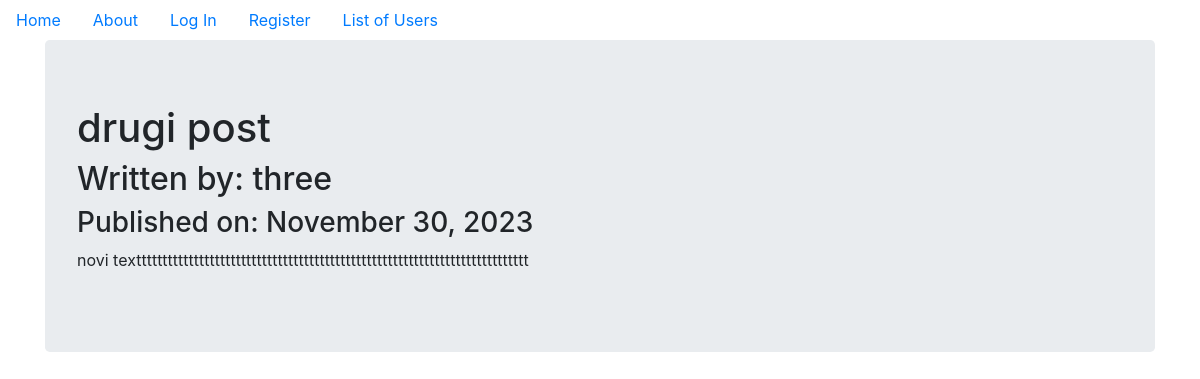
/2, run on the app's committed database.
### myproject/models.py (models this page shows, shortened)
class BlogPost(db.Model):
    __tablename__='blogposts'
    id=db.Column(db.Integer, primary_key=True)
    user_id=db.Column(db.Integer,db.ForeignKey('users.id'),nullable=False)
    date=db.Column(db.DateTime,nullable=False,default=datetime.utcnow)
    title=db.Column(db.String(128),nullable=False)
    text=db.Column(db.Text,nullable=False)

class User(db.Model,UserMixin):
    __tablename__='users'
    id=db.Column(db.Integer, primary_key=True)
    email=db.Column(db.String(64),unique=True,index=True)
    username=db.Column(db.String(64),unique=True,index=True)
    password_hash=db.Column(db.String(256))
    profile_image=db.Column(db.String(64),nullable=False,default='default_profile.png')
    posts=db.relationship('BlogPost',backref='author',lazy=True)

### myproject/users/views.py (the view)
@users.route('/<username>') # zahtjevamo username parametar
def user_posts(username):
    page=request.args.get('page',1,type=int)
    user=User.query.filter_by(username=username).first_or_404()
    blog_posts=BlogPost.query.filter_by(author=user).order_by(BlogPost.date.desc()).paginate(page=page,per_page=5)
    return render_template('user_blog_post.html',user=user,blog_posts=blog_posts)

### myproject/blog_posts/views.py (called while the page is built)
@blog_posts.route('/<int:blog_post_id>') # da bi vidjeli pojedini blog post moramo unijeti ulazni parametar a to ce bit id od blog psota
def blog_post(blog_post_id):
    blog_post=BlogPost.query.get_or_404(blog_post_id)
    return render_template('blog_post.html',title=blog_post.title,date=blog_post.date,post=blog_post)

### myproject/templates/blog_post.html (shortened to what this page needs)
{% extends 'base.html' %} {% block content %}
<div class="jumbotron">
  <h1>{{post.title}}</h1>
  <h2>Written by: {{post.author.username}}</h2>
  <h3>Published on: {{post.date.strftime('%B %d, %Y')}}</h3>
  <p>{{post.text}}</p>
</div>
{% endblock %}

### data on the page
BlogPost: title "drugi post", date "November 30, 2023", text "novi texttttttttttttttttttttttttttttttttttttttttttttttttttttttttttttttttttttttttttt"
User: author.username "three"
